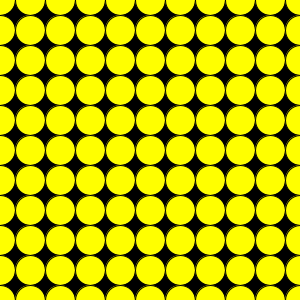
Frame 1 (no input)
Frame 60 (the mouse pressed at the canvas centre just before this capture): identical to frame 1, image omitted
Frame 120 (the mouse held since frame 60 and released just before this capture): identical to frame 1, image omitted

The Processing sketch that drew this single still picture (run headless with seeded random() and noise(); from frame 60 on, the mouse is pressed at the canvas centre):

// Processing sketch: ex05_01_07
// ── ex05_01_07.pde
// 작은 원들로 실행 화면을 가득 채우기

void setup() {
  size(300, 300);
}

void draw() {
  background(0);
  for (int y = 0; y <= height; y +=30) {
    for (int x = 0; x <= width; x += 30) {
      fill(255, 255, 0);
      ellipse(x, y, 30, 30);
    }
  }
}
